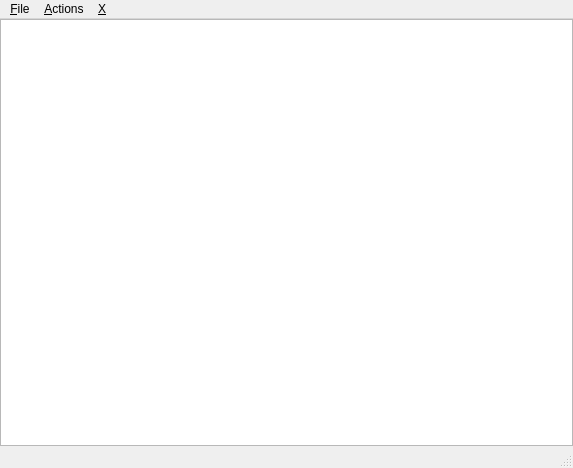
<ui version="4.0" >
 <class>MainWindow</class>
 <widget class="QMainWindow" name="MainWindow" >
  <property name="geometry" >
   <rect>
    <x>0</x>
    <y>0</y>
    <width>573</width>
    <height>468</height>
   </rect>
  </property>
  <property name="windowTitle" >
   <string>Editable Tree Model</string>
  </property>
  <widget class="QWidget" name="centralwidget" >
   <layout class="QVBoxLayout" >
    <property name="margin" >
     <number>0</number>
    </property>
    <property name="spacing" >
     <number>0</number>
    </property>
    <item>
     <widget class="QTreeView" name="view" >
      <property name="alternatingRowColors" >
       <bool>true</bool>
      </property>
      <property name="selectionBehavior" >
       <enum>QAbstractItemView::SelectItems</enum>
      </property>
      <property name="horizontalScrollMode" >
       <enum>QAbstractItemView::ScrollPerPixel</enum>
      </property>
      <property name="animated" >
       <bool>false</bool>
      </property>
      <property name="allColumnsShowFocus" >
       <bool>true</bool>
      </property>
     </widget>
    </item>
   </layout>
  </widget>
  <widget class="QMenuBar" name="menubar" >
   <property name="geometry" >
    <rect>
     <x>0</x>
     <y>0</y>
     <width>573</width>
     <height>31</height>
    </rect>
   </property>
   <widget class="QMenu" name="fileMenu" >
    <property name="title" >
     <string>&amp;File</string>
    </property>
    <addaction name="exitAction" />
   </widget>
   <widget class="QMenu" name="actionsMenu" >
    <property name="title" >
     <string>&amp;Actions</string>
    </property>
    <addaction name="insertRowAction" />
    <addaction name="insertColumnAction" />
    <addaction name="separator" />
    <addaction name="removeRowAction" />
    <addaction name="removeColumnAction" />
    <addaction name="separator" />
    <addaction name="insertChildAction" />
   </widget>
   <widget class="QMenu" name="menuX">
    <property name="title">
     <string>&amp;X</string>
    </property>
    <addaction name="actionShowXWindow"/>
   </widget>
   <addaction name="fileMenu"/>
   <addaction name="actionsMenu"/>
   <addaction name="menuX"/>
  </widget>
  <widget class="QStatusBar" name="statusbar" />
  <action name="exitAction" >
   <property name="text" >
    <string>E&amp;xit</string>
   </property>
   <property name="shortcut" >
    <string>Ctrl+Q</string>
   </property>
  </action>
  <action name="insertRowAction" >
   <property name="text" >
    <string>Insert Row</string>
   </property>
   <property name="shortcut" >
    <string>Ctrl+I, R</string>
   </property>
  </action>
  <action name="removeRowAction" >
   <property name="text" >
    <string>Remove Row</string>
   </property>
   <property name="shortcut" >
    <string>Ctrl+R, R</string>
   </property>
  </action>
  <action name="insertColumnAction" >
   <property name="text" >
    <string>Insert Column</string>
   </property>
   <property name="shortcut" >
    <string>Ctrl+I, C</string>
   </property>
  </action>
  <action name="removeColumnAction" >
   <property name="text" >
    <string>Remove Column</string>
   </property>
   <property name="shortcut" >
    <string>Ctrl+R, C</string>
   </property>
  </action>
  <action name="insertChildAction" >
   <property name="text" >
    <string>Insert Child</string>
   </property>
   <property name="shortcut" >
    <string>Ctrl+N</string>
   </property>
  </action>
  <action name="actionShowXWindow">
   <property name="text">
    <string>Show X Window</string>
   </property>
   <property name="shortcut">
    <string>Ctrl+X</string>
   </property>
  </action>
 </widget>
 <resources>
  <include location="editabletreemodel.qrc" />
 </resources>
 <connections/>
</ui>
